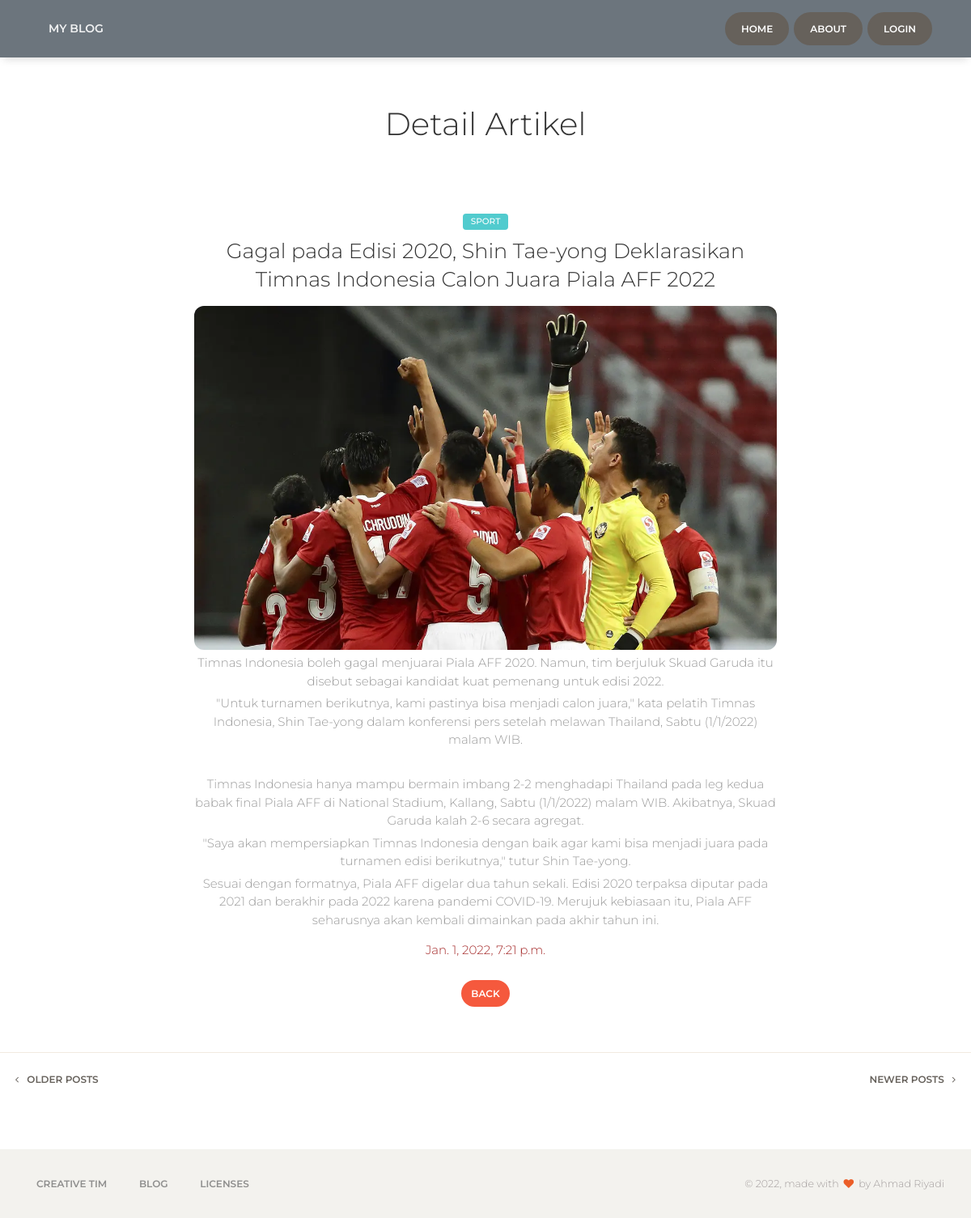
Screenshot of /artikel/13/detail/ with the database file from the repository.
### blog/models.py (models this page shows, shortened)
class Artikel(models.Model):
    nama = models.ForeignKey(User, on_delete=models.CASCADE, blank=True, null=True)
    judul = models.CharField(max_length=100)
    body = RichTextUploadingField(blank=True, null=True,
                                        config_name='special',
                                        external_plugin_resources=[(
                                            'youtube',
                                            '/static/ckeditor_plugins/youtube/youtube/',
                                            'plugin.js',
                                        )],
    )
    kategory = models.ForeignKey(Kategori, on_delete=models.CASCADE)
    date = models.DateTimeField(auto_now_add=True)
    class Meta:
        ordering =['-date']
        verbose_name_plural = "Artikel"

class Kategori(models.Model):
    nama = models.CharField(max_length=20)
    def __str__(self):
        return self.nama
    class Meta:
        verbose_name_plural = "Kategori"

### myproject/views.py (the view)
# urls.py: path('artikel/<int:id>/detail/', detail_artikel, name='detail_artikel'),
def detail_artikel(request, id):
    template_name = 'front/detail_artikel.html'
    artikel = Artikel.objects.get(id=id)
    context = {
        'title':'detail',
        'artikel':artikel
    }
    return render(request, template_name, context)

### templates/front/detail_artikel.html (shortened to what this page needs)
{% extends 'front/base.html' %}
{% load static %}
{% block content %}
<div class="wrapper">
    <div class="main">
        <div class="section section-white">
            <div class="container">
                <div class="row">
                    <div class="col-md-6 ml-auto mr-auto text-center title">
                        <h2>Detail Artikel</h2>
                    </div>
                </div>
                <div class="article">
                    <div class="row">
                        <div class="col-md-8 ml-auto mr-auto">
                            <div class="card card-blog card-plain text-center">
                                <div class="card-body">
                                    <div class="card-category">
                                        <span class="badge badge-primary main-tag">{{artikel.kategory}}</span>
                                    </div>
                                    <a href="javascrip: void(0);">
                                        <h3 class="card-title">{{artikel.judul}}</h3>
                                    </a>
                                    <div class="card-description">
                                        <p>{{artikel.body|safe}}</p>
                                    </div>
                                    <div class="card-description">
                                        <p style="color: brown;">{{artikel.date}}</p>
                                    </div>
                                </div>
                                <a class="btn btn-danger btn-round btn-sm" href="{% url 'index' %}">Back</a>
                            </div>
                        </div>
                    </div>
                </div>
                </div>
                <hr />
                <div class="row">
                    <div class="col-md-12">
                        <div class="pull-left">
                            <button class="btn btn-link btn-default btn-move-left btn-sm"> <i class="fa fa-angle-left"></i> Older Posts</button>
                        </div>
                        <div class="pull-right">
                            <button class="btn btn-link btn-default btn-move-right btn-sm">Newer Posts <i class="fa fa-angle-right"></i></button>
                        </div>
                    </div>
                </div>
            </div>
        </div>
    </div>
{% endblock content %}

### static/front/demo/demo.css (style rules this page uses)
.main { background-color: #fff; }

### rows the page displays
Artikel: kategory "SPORT", judul "Gagal pada Edisi 2020, Shin Tae-yong Deklarasikan Timnas Indonesia Calon Juara Piala AFF 2022", body (picture), body "Timnas Indonesia boleh gagal menjuarai Piala AFF 2020. Namun, tim berjuluk Skuad Garuda itu disebut sebagai kandidat kuat pemenang untuk edisi 2022. \"Untuk turnamen berikutnya, kami pastinya bisa menjadi calon juara,\" kata pelatih Timnas Indonesia, Shin Tae-yong dalam konferensi pers setelah melawan Thailand, Sabtu (1/1/2022) malam WIB. Timnas Indonesia hanya mampu bermain imbang 2-2 menghadapi Thailand pada leg kedua babak final Piala AFF di National Stadium, Kallang, Sabtu (1/1/2022) malam WIB. Akibatnya, Skuad Garuda kalah 2-6 secara agregat. \"Saya akan mempersiapkan Timnas Indonesia dengan baik agar kami bisa menjadi juara pada turnamen edisi berikutnya,\" tutur Shin Tae-yong. Sesuai…", date "Jan. 1, 2022, 7:21 p.m."
